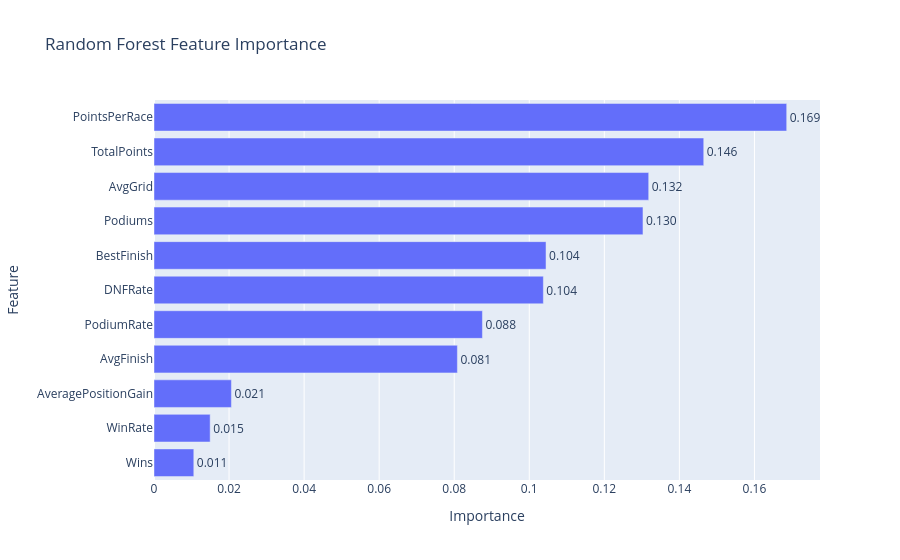

Notebook cell for this chart:
### Markdown cell above
## Step 13 — Feature Importance

### Objective 🇬🇧
Identify which performance indicators contribute most to the Random Forest model.

### Tujuan 🇮🇩
Mengidentifikasi indikator performa yang paling berpengaruh terhadap model Random Forest.

### Code cell
# ==========================================
# Step 13 — Feature Importance
# ==========================================

feature_importance = (
    pd.DataFrame({
        "Feature": feature_columns,
        "Importance": model.feature_importances_,
    })
    .sort_values("Importance", ascending=False)
)

display(feature_importance)

importance_fig = px.bar(
    feature_importance.sort_values("Importance", ascending=True),
    x="Importance",
    y="Feature",
    orientation="h",
    title="Random Forest Feature Importance",
    text="Importance",
)

importance_fig.update_layout(
    xaxis_title="Importance",
    yaxis_title="Feature",
    showlegend=False,
)

importance_fig.update_traces(
    texttemplate="%{text:.3f}",
    textposition="outside",
)

importance_fig.show()

### Figure 1 — Plotly figure (JSON) as saved in the notebook; plotly's stock layout.template omitted (floating-point values rounded to 4 significant figures)
{"data": [{"hovertemplate": "Importance=%{text}<br>Feature=%{y}<extra></extra>", "legendgroup": "", "marker": {"color": "#636efa", "pattern": {"shape": ""}}, "name": "", "orientation": "h", "showlegend": false, "text": [0.01061, 0.01497, 0.02063, 0.08085, 0.08752, 0.1038, 0.1045, 0.1303, 0.1318, 0.1465, 0.1686], "textposition": "outside", "texttemplate": "%{text:.3f}", "type": "bar", "x": [0.01061, 0.01497, 0.02063, 0.08085, 0.08752, 0.1038, 0.1045, 0.1303, 0.1318, 0.1465, 0.1686], "xaxis": "x", "y": ["Wins", "WinRate", "AveragePositionGain", "AvgFinish", "PodiumRate", "DNFRate", "BestFinish", "Podiums", "AvgGrid", "TotalPoints", "PointsPerRace"], "yaxis": "y"}], "layout": {"barmode": "relative", "legend": {"tracegroupgap": 0}, "showlegend": false, "title": {"text": "Random Forest Feature Importance"}, "xaxis": {"anchor": "y", "domain": [0, 1], "title": {"text": "Importance"}}, "yaxis": {"anchor": "x", "domain": [0, 1], "title": {"text": "Feature"}}}}
